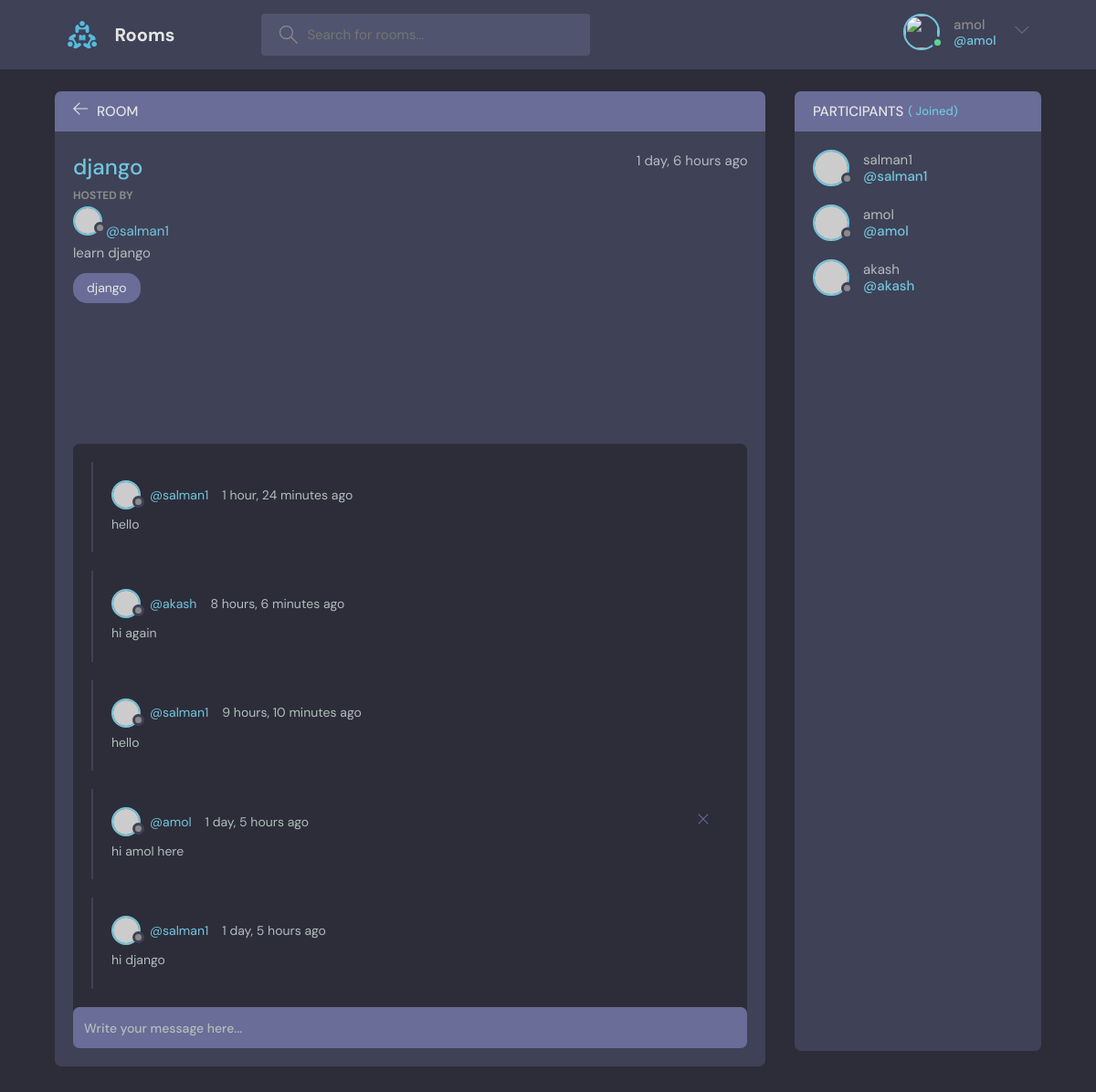
/room/1 (signed in), run on the app's committed database.
### base/models.py (models this page shows, shortened)
class Room(models.Model):
    host = models.ForeignKey(User, on_delete=models.CASCADE, null=True)
    topic = models.ForeignKey(Topic, on_delete=models.SET_NULL, null=True)
    name = models.CharField(max_length=200)
    description = models.TextField(null=True, blank=True)
    participants = models.ManyToManyField(
        User, related_name='participants', blank=True)
    updated = models.DateTimeField(auto_now=True)
    created = models.DateTimeField(auto_now_add=True)
    class Meta:
        ordering = ['-updated', '-created']

class Message(models.Model):
    user = models.ForeignKey(User, on_delete=models.CASCADE)
    room = models.ForeignKey(Room, on_delete=models.CASCADE)
    body = models.TextField()
    updated = models.DateTimeField(auto_now=True)
    created = models.DateTimeField(auto_now_add=True)
    class Meta:
        ordering = ['-updated', '-created']

### base/views.py (the view, shortened to what this page needs)
# urls.py: path('room/<int:pk>', views.room, name='room'),
def room(request, pk):
    room = Room.objects.get(id=pk)
    room_messages = room.message_set.all()
    participants = room.participants.all()
    context = {'rooms': room, 'room_messages': room_messages,
               'participants': participants}
    return render(request, 'base/room.html', context)

### base/templates/base/room.html (shortened to what this page needs)
{% extends 'main.html' %}
{% block content %}
    <main class="profile-page layout layout--2">
      <div class="container">
        <div class="room">
          <div class="room__top">
            <div class="room__topLeft">
              <a href="{% url 'home' %}">
                <svg version="1.1" xmlns="http://www.w3.org/2000/svg" width="32" height="32" viewBox="0 0 32 32">
                  <title>arrow-left</title>
                  <path
                    d="M13.723 2.286l-13.723 13.714 13.719 13.714 1.616-1.611-10.96-10.96h27.625v-2.286h-27.625l10.965-10.965-1.616-1.607z"
                  ></path>
                </svg>
              </a>
              <h3>Room</h3>
            </div>
          </div>
          <div class="room__box scroll">
            <div class="room__header scroll">
              <div class="room__info">
                <h3>{{rooms.name}}</h3>
                <span>{{rooms.created|timesince}} ago</span>
              </div>
              <div class="room__hosted">
                <p>Hosted By</p>
                <a href="#" class="{% url 'profile' rooms.host.id %}">
                  <div class="avatar avatar--small">
                    <img src="https://randomuser.me/api/portraits/men/37.jpg" />
                  </div>
                  <span>@{{rooms.host}}</span>
                </a>
              </div>
              <div class="room__details">
                {{rooms.description}}
              </div>
              <span class="room__topics">{{rooms.name}}</span>
            </div>
            <div class="room__conversation">
              <div class="threads scroll">
                {% for message in room_messages %}
                <div class="thread">
                  <div class="thread__top">
                    <div class="thread__author">
                      <a href="#" class="thread__authorInfo">
                        <div class="avatar avatar--small">
                          <img src="https://randomuser.me/api/portraits/men/37.jpg" />
                        </div>
                        <span>@{{message.user}}</span>
                      </a>
                      <span class="thread__date">{{message.created|timesince}} ago</span>
                    </div>
                    {% if request.user == message.user %}
                    <a href="{% url 'deleteMessage' message.id %}">
                    <div class="thread__delete">
                      <svg version="1.1" xmlns="http://www.w3.org/2000/svg" width="32" height="32" viewBox="0 0 32 32">
                        <title>remove</title>
                        <path
                          d="M27.314 6.019l-1.333-1.333-9.98 9.981-9.981-9.981-1.333 1.333 9.981 9.981-9.981 9.98 1.333 1.333 9.981-9.98 9.98 9.98 1.333-1.333-9.98-9.98 9.98-9.981z"
                        ></path>
                      </svg>
                    </div>
                    </a>
                    {% endif %}
                  </div>
                  <div class="thread__details">
                    {{message.body}}
                  </div>
                </div>
                {% endfor %}
              </div>
            </div>
          </div>
          <div class="room__message">
            <form action="" method="POST">
              <input name="body" placeholder="Write your message here..." />
            </form>
          </div>
        </div>
        <div class="participants">
          <h3 class="participants__top">Participants <span>({{participant.count}} Joined)</span></h3>
          <div class="participants__list scroll">
            {% for user in participants %}
            <a href="{% url 'profile' user.id %}" class="participant">
              <div class="avatar avatar--medium">
                <img src="https://randomuser.me/api/portraits/men/37.jpg" />
              </div>
              <p>
                {{user.username}}
                <span>@{{user.username}}</span>
              </p>
            </a>
            {% endfor %}
          </div>
        </div>
      </div>
    </main>
{% endblock %}

### templates/navbar.html (shortened to what this page needs)
{% load static %}
<header class="header header--loggedIn">
    <div class="container">
        <a href="{% url 'home' %}" class="header__logo">
            <img src="{% static 'images/logo.svg' %}" />
            <h1>Rooms</h1>
        </a>
        <form class="header__search" method="GET" action="{% url 'home' %}">
            <label>
                <input type="text" name="q" placeholder="Search for rooms..." />
            </label>
        </form>
        <nav class="header__menu">
            {% if request.user.is_authenticated %}
            <div class="header__user">
                <a href="{% url 'updateUser' %}">
                    <div class="avatar avatar--medium active">
                        <img src="https://static-00.iconduck.com/assets.00/person-icon-512x483-d7q8hqj4.png" />
                    </div>
                    <p>{{request.user}} <span>@{{request.user}}</span></p>
                </a>
                <button class="dropdown-button">
                    <svg version="1.1" xmlns="http://www.w3.org/2000/svg" width="32" height="32" viewBox="0 0 32 32">
                        <title>chevron-down</title>
                        <path d="M16 21l-13-13h-3l16 16 16-16h-3l-13 13z"></path>
                    </svg>
                </button>
            </div>
            {% else %}
            <a href="{% url 'login' %}">
            <img src="{% static 'images/avatar.svg' %}" />
            <p>Login</p>
            </a>
            {% endif %}
        </nav>
    </div>
</header>

### data on the page
Room: name "django", created "1 day, 6 hours", host "salman1", description "learn django"
Message: user "salman1", created "1 hour, 24 minutes", body "hello"
Message: user "akash", created "8 hours, 6 minutes", body "hi again"
Message: user "salman1", created "9 hours, 10 minutes", body "hello"
Message: user "amol", created "1 day, 5 hours", body "hi amol here"
Message: user "salman1", created "1 day, 5 hours", body "hi django"

### other printed values
{{ request.user }} "amol"
{{ user.username }} "salman1"
{{ user.username }} "amol"
{{ user.username }} "akash"
